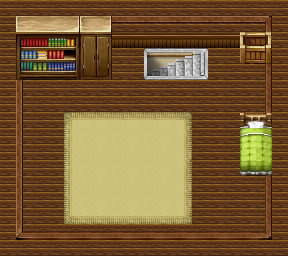

Below is a game level as drawn by its tile map, then a one-line description and the .tmx file that defines it, in full:
An orthogonal 18x16 tile map with 16x16 px tiles, 3 tile layers (Floor, Tile Layer 3, Objects), 2 tilesets and 14 objects (book_shelf, wardrobe, staircase_downstairs, bed, spawn_initial, ...).

<map version="1.0" orientation="orthogonal" width="18" height="16" tilewidth="16" tileheight="16">
 <tileset firstgid="1" name="Default" tilewidth="16" tileheight="16">
  <image source="default_tileset.png" width="1024" height="2528" />
 </tileset>
 <tileset firstgid="10113" name="Master" tilewidth="16" tileheight="16">
  <image source="master.png" width="2000" height="1500" />
 </tileset>
 <layer name="Floor" width="18" height="16">
  <data encoding="csv">
15251,15127,15126,15127,15126,15127,15126,15127,15126,15127,15126,15127,15126,15127,15126,15127,15126,514,
15376,15377,15376,15377,15376,15377,15376,15377,15376,15377,15376,15377,15376,15377,15376,15377,15376,15376,
15251,15502,15501,15502,15501,15502,15501,15502,15501,15502,15501,15502,15501,15502,15501,15502,15501,15251,
15376,15251,15252,15251,15252,15251,15252,15251,15252,1066,1067,1066,515,15251,15252,15251,15252,15376,
15251,15376,15377,15376,15377,15376,15377,15376,15377,1130,1131,1130,515,15376,15377,15376,15377,15251,
15376,15251,15252,15251,15252,15251,15252,15251,15252,15251,15252,15251,15252,15251,15252,15251,15252,15376,
15251,15376,15377,15376,15377,15376,15377,15376,15377,15376,15377,15376,15377,15376,15377,15376,15377,15251,
15376,15251,15252,15251,15252,15251,15252,15251,15252,15251,15252,15251,15252,15251,15252,15251,15252,15376,
15251,15376,15377,15376,15377,15376,15377,15376,15377,15376,15377,15376,15377,15376,15377,15376,15377,15251,
15376,15251,15252,15251,15252,15251,15252,15251,15252,15251,15252,15251,15252,15251,15252,15251,15252,15376,
15251,15376,15377,15376,15377,15376,15377,15376,15377,15376,15377,15376,15377,15376,15377,15376,15377,15251,
15376,15251,15252,15251,15252,15251,15252,15251,15252,15251,15252,15251,15252,15251,15252,15251,15252,15376,
15251,15376,15377,15376,15377,15376,15377,15376,15377,15376,15377,15376,15377,15376,15377,15376,15377,15251,
15376,15251,15252,15251,15252,15251,15252,15251,15252,15251,15252,15251,15252,15251,15252,15251,15252,15376,
15251,15376,15377,15376,15377,15376,15377,15376,15377,15376,15377,15376,15377,15376,15377,15376,15377,15251,
15376,578,577,578,577,578,577,578,577,578,577,578,577,578,577,578,577,15376
</data>
 </layer>
 <layer name="Tile Layer 3" width="18" height="16">
  <data encoding="csv">
15251,15252,15251,15252,15251,15252,15251,15252,15251,15252,15251,15252,15251,15252,15251,15252,15251,15252,
0,14625,14626,14627,14626,14627,14626,14627,14626,14627,14626,14627,14626,14627,14626,14627,14628,0,
0,14875,0,0,0,0,0,0,0,0,0,0,0,0,0,0,14878,0,
0,14750,0,0,0,0,0,0,0,0,0,0,0,0,0,0,14753,0,
0,14875,0,0,0,0,0,0,0,0,0,0,0,0,0,0,14878,0,
0,14750,0,0,0,0,0,0,0,0,0,0,0,0,0,0,14753,0,
0,14875,0,0,0,0,0,0,0,0,0,0,0,0,0,0,14878,0,
0,14750,0,0,0,0,0,0,0,0,0,0,0,0,0,0,14753,0,
0,14875,0,0,0,0,0,0,0,0,0,0,0,0,0,0,14878,0,
0,14750,0,0,0,0,0,0,0,0,0,0,0,0,0,0,14753,0,
0,14875,0,0,0,0,0,0,0,0,0,0,0,0,0,0,14878,0,
0,14750,0,0,0,0,0,0,0,0,0,0,0,0,0,0,14753,0,
0,14875,0,0,0,0,0,0,0,0,0,0,0,0,0,0,14878,0,
0,14750,0,0,0,0,0,0,0,0,0,0,0,0,0,0,14753,0,
0,15000,15001,15002,15001,15002,15001,15002,15001,15002,15001,15002,15001,15002,15001,15002,15003,0,
15251,15252,15251,15252,15251,15252,15251,15252,15251,15252,15251,15252,15251,15252,15251,15252,15251,15252
</data>
 </layer>
 <layer name="Objects" width="18" height="16">
  <data encoding="csv">
0,0,0,0,0,0,0,0,0,0,0,1,1,0,0,0,0,0,
0,4901,4902,4903,4904,5157,5158,1,1,0,1,1,1,0,0,0,0,0,
0,4965,4966,4967,4968,5221,5222,1,1,1,1,1,1,9829,9829,4395,4396,0,
0,5029,5030,5031,5032,5285,5286,1,9829,8857,8858,8859,8860,9829,9829,4459,4460,0,
0,5093,5094,5095,5096,5349,5350,1,9829,8921,8922,8923,8924,9829,9829,0,0,0,
0,0,0,0,0,0,0,1,1,1,9829,9829,0,9829,9829,9829,0,0,
0,0,0,0,0,0,0,1,1,1,1,0,0,1,1,0,0,0,
0,0,0,0,4881,4882,4882,4883,4882,4883,4882,4884,0,0,0,5667,5670,0,
0,0,0,0,4945,4947,4946,4947,4946,4947,4946,4948,0,0,0,5731,5734,0,
0,0,0,0,5009,5011,5010,5011,5010,5011,5010,5012,0,0,0,5795,5798,0,
0,0,0,0,4945,4947,4946,4947,4946,4947,4946,4948,0,0,0,5859,5862,0,
0,0,0,0,5009,5011,5010,5011,5010,5011,5010,5012,0,0,0,0,0,0,
0,0,0,0,5009,4947,4946,4947,4946,4947,4946,5012,0,0,0,0,0,0,
0,0,0,0,5073,5074,5074,5075,5074,5075,5074,5076,0,0,0,0,0,0,
0,0,0,0,0,0,0,0,0,0,0,0,0,0,0,0,0,0,
0,0,0,0,0,0,0,0,0,0,0,0,0,0,0,0,0,0
</data>
 </layer>
 <objectgroup name="collisions" width="18" height="16">
  <object x="0" y="0" width="288" height="48" />
  <object x="0" y="48" width="16" height="208" />
  <object x="16" y="240" width="272" height="16" />
  <object x="272" y="48" width="16" height="192" />
  <object x="145" y="51" width="3" height="28" />
  <object x="145" y="76" width="62" height="3" />
  <object x="145" y="48" width="61" height="5" />
 </objectgroup>
 <objectgroup name="entities" width="18" height="16">
  <object name="book_shelf" x="16" y="48" width="64" height="32">
   <properties>
    <property name="script" value="script/entity/bookshelf.js" />
    <property name="type" value="0" />
   </properties>
  </object>
  <object name="wardrobe" x="80" y="48" width="32" height="32">
   <properties>
    <property name="script" value="script/entity/generic_container.js" />
    <property name="type" value="0" />
   </properties>
  </object>
  <object name="staircase_downstairs" x="148" y="52" width="40" height="22">
   <properties>
    <property name="map" value="map/player_home_living_room.tmx" />
    <property name="script" value="script/entity/generic_door.js" />
    <property name="type" value="0" />
   </properties>
  </object>
  <object name="bed" x="240" y="112" width="32" height="64">
   <properties>
    <property name="script" value="script/entity/bed.js" />
    <property name="type" value="0" />
   </properties>
  </object>
  <object name="spawn_initial" x="112" y="144" width="16" height="16">
   <properties>
    <property name="condition" value="respawn" />
    <property name="noclip" value="true" />
    <property name="script" value="script/entity/spawn_conditional.js" />
    <property name="type" value="0" />
   </properties>
  </object>
  <object name="spawn_staircase" x="212" y="55" width="16" height="16">
   <properties>
    <property name="condition" value="door_staircase_upstairs" />
    <property name="noclip" value="true" />
    <property name="script" value="script/entity/spawn_conditional.js" />
    <property name="type" value="0" />
   </properties>
  </object>
  <object name="loot_bedfoot_locker" x="240" y="48" width="32" height="16">
   <properties>
    <property name="loot_id" value="bedfoot_player_bedroom" />
    <property name="loot_items" value="gold:10;necklace_ruby_1:1" />
    <property name="script" value="script/entity/generic_loot.js" />
    <property name="type" value="0" />
   </properties>
  </object>
 </objectgroup>
</map>